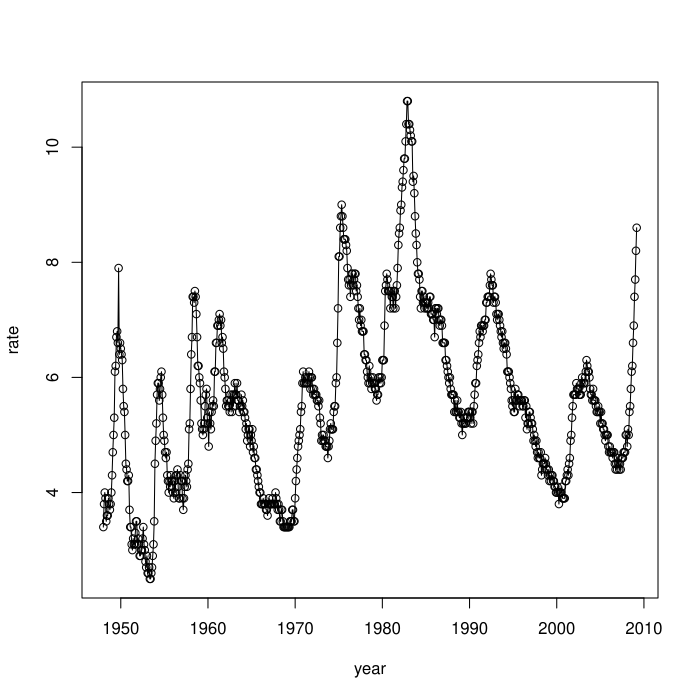

This figure's R source:
#
# Copyright (c) 2015 by Yuchao Zhao, Xiaoye Meng.
#
# This program is free software: you can redistribute it and/or modify
# it under the terms of the GNU General Public License as published by
# the Free Software Foundation, either version 3 of the License, or
# (at your option) any later version.
#
# This program is distributed in the hope that it will be useful,
# but WITHOUT ANY WARRANTY; without even the implied warranty of
# MERCHANTABILITY or FITNESS FOR A PARTICULAR PURPOSE.  See the
# GNU General Public License for more details.
#
# You should have received a copy of the GNU General Public License
# along with this program.  If not, see <http://www.gnu.org/licenses/>.
#

da = read.table("data/m-unrate.txt", header = T)
rate = da[, 4]
plot(ts(rate, start = c(1948, 1), frequency = 12), type = 'o', xlab = 'year', ylab = 'rate')
acf(rate)
acf(diff(rate))
pacf(diff(rate))
acf(diff(rate, 12))
pacf(diff(rate, 12))
cat("order =", ar(rate, method = 'mle')$order, "\n")
m1 = arima(rate, order = c(11, 0, 0))
m1
m1 = arima(rate, order = c(11, 0, 0), fixed = c(NA, NA, 0, 0, 0, NA, 0, 0, 0, NA, NA, NA))
m1
m2 = arima(rate, order = c(2, 1, 1), seasonal = list(order = c(1, 0, 1), period = 12), include.mean = F)
m2
tsdiag(m1, gof = 36)
tsdiag(m2, gof = 36)
predict(m1, 4)
predict(m2, 4)
